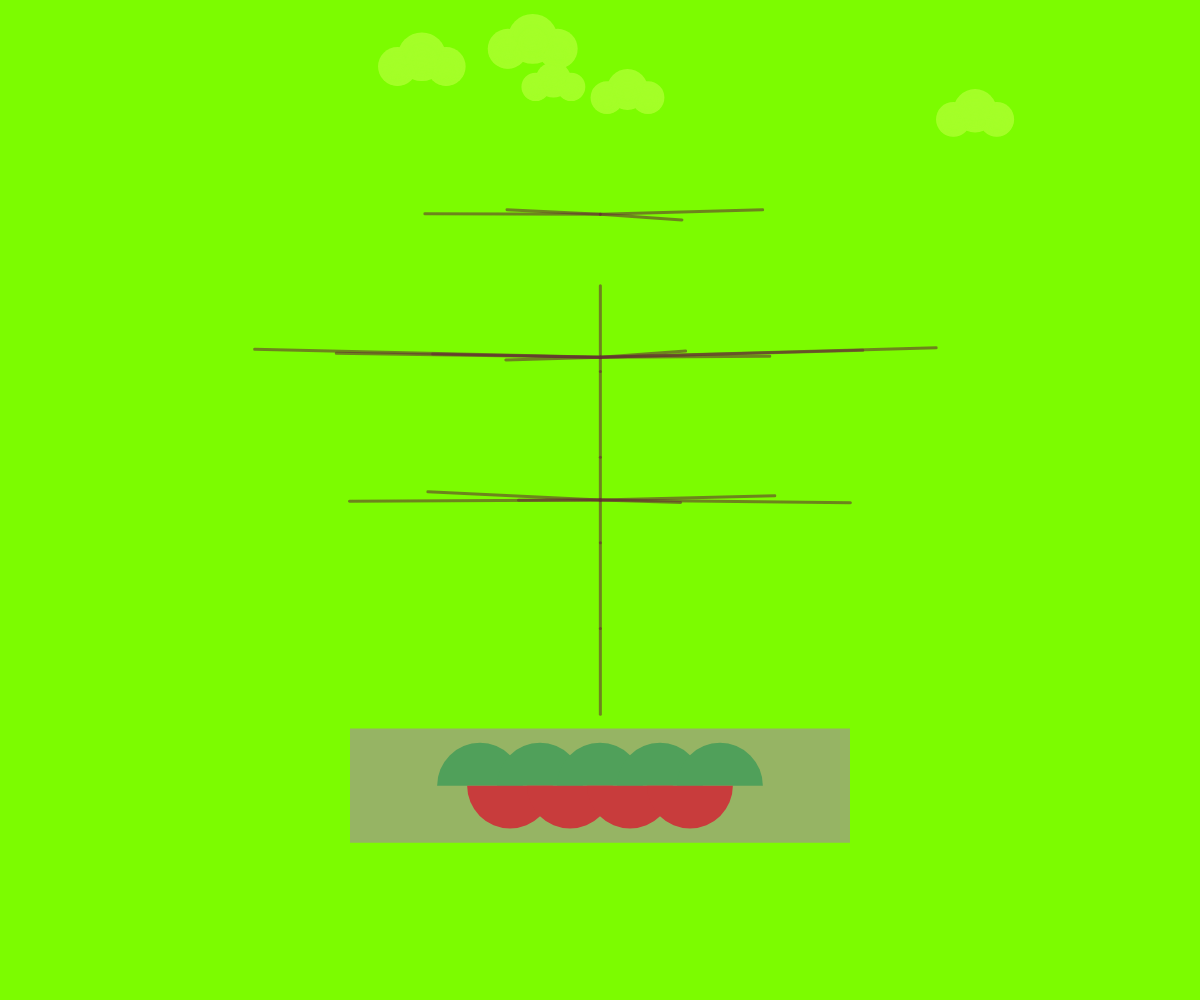
Frame 1 (no input)
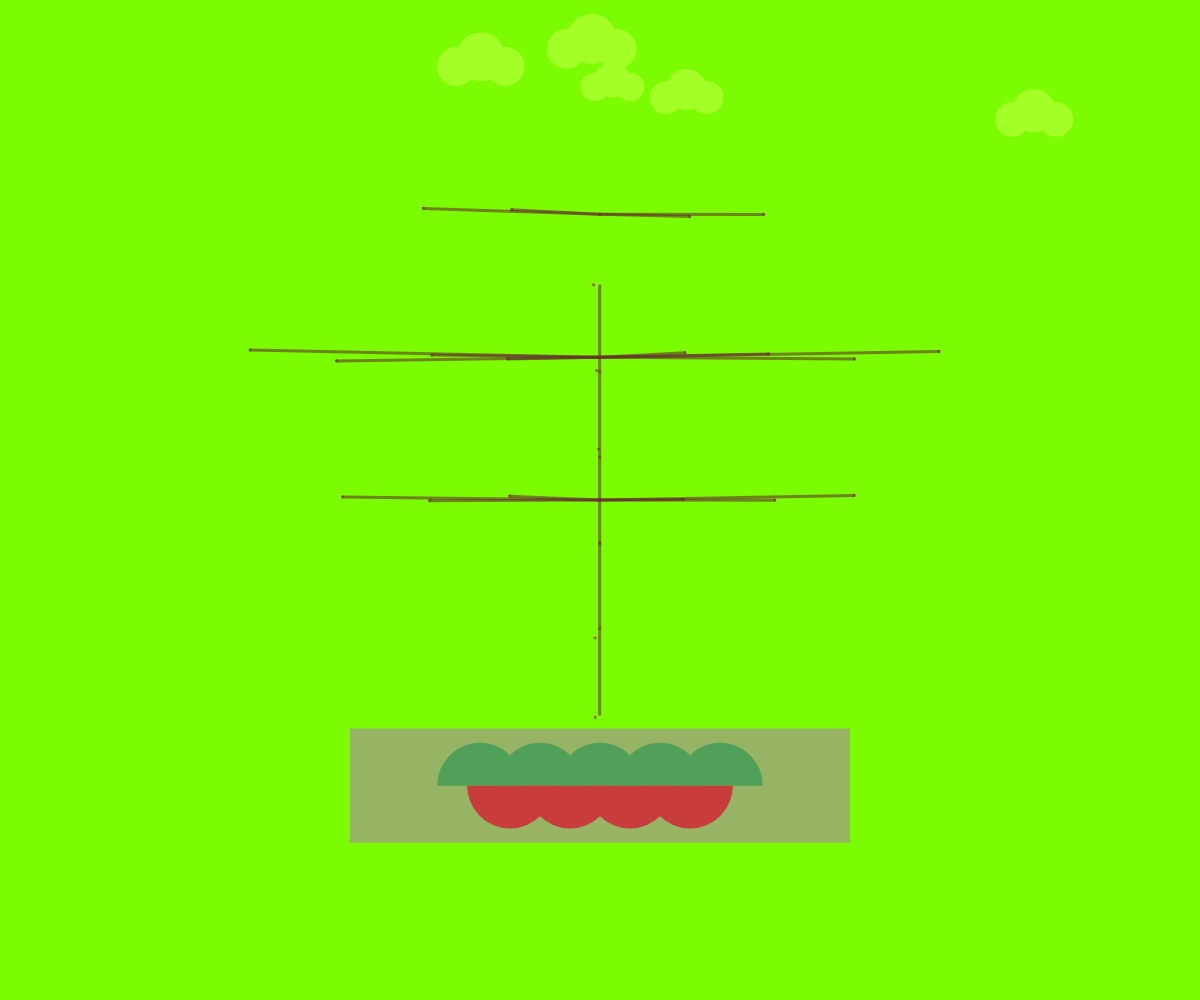
Frame 60 (no input)
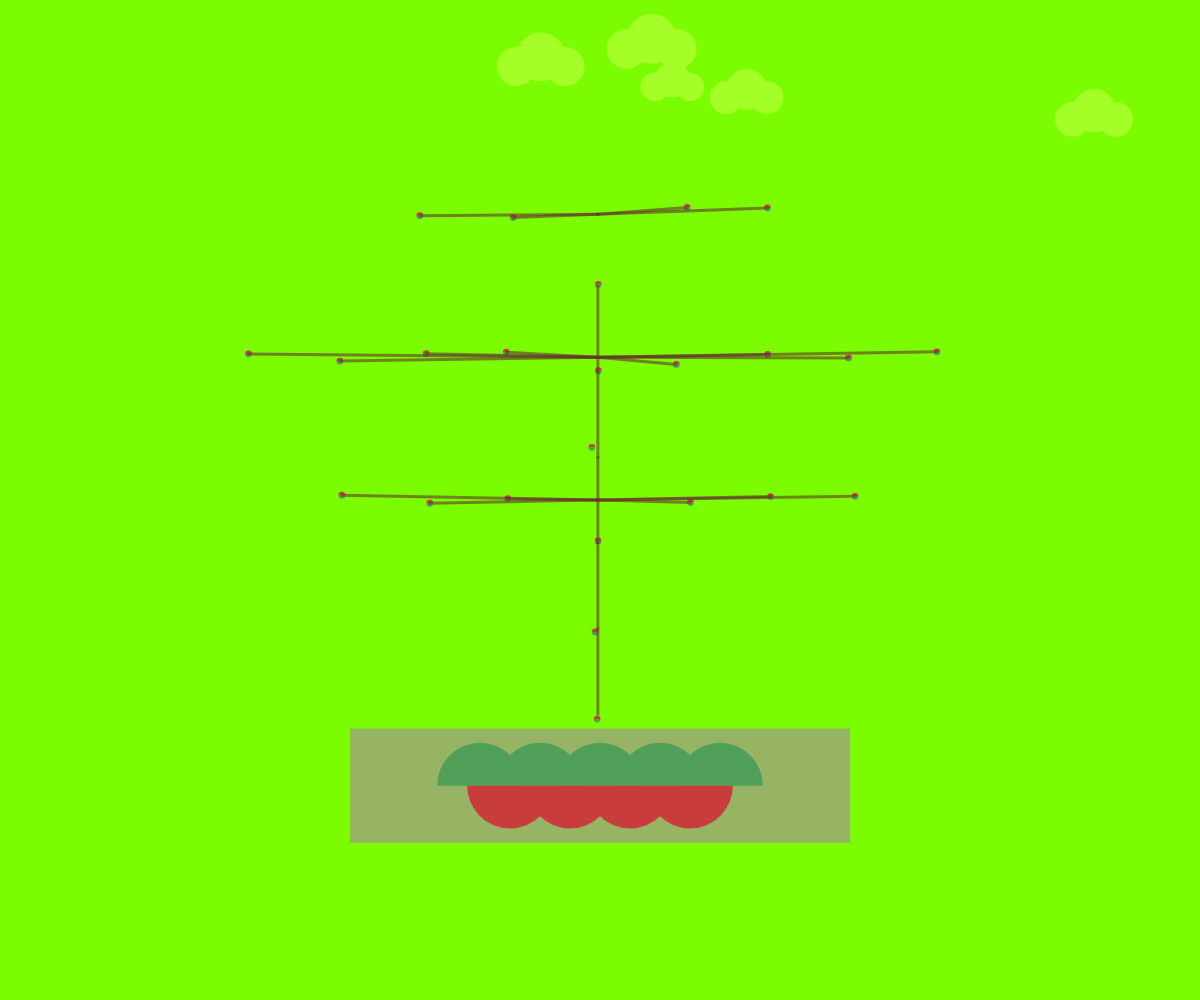
Frame 120 (the mouse pressed at the canvas centre since frame 60)

The p5.js sketch that drew these frames (run headless with seeded random() and noise() and a simulated clock; from frame 60 on, the mouse is pressed at the canvas centre):

// p5.js sketch
// ── sketch.js
// Dynamic background color variables
let dayLength = 1000; // Duration of a day (in frames)
let seasonLength = 3000; // Duration of a season (in frames)
let springColor, summerColor, autumnColor, winterColor;

// Tree animation variables
let growthSpeed = 0.4;
let maxSize = 40;
let circleSizes = [];
let noiseOffsets = [];
let swayNoiseOffset; // Noise offset for sway effect

class Cloud {
  constructor(x, y) {
    this.x = x;
    this.y = y;
    this.size = random(windowWidth / 40, windowWidth / 20); // The size of the clouds changes with the size of window
  }

  move() {
    this.x += 1;
    if (this.x > width + this.size) {
      this.x = -this.size;
    }
  }

  show() {
    noStroke();
    
    // Get current background color based on the current season
    let currentBgColor;
    let seasonProgress = (frameCount % seasonLength) / seasonLength;
    
    if (seasonProgress < 0.25) { // Spring
      currentBgColor = springColor;
    } else if (seasonProgress < 0.5) { // Summer
      currentBgColor = summerColor;
    } else if (seasonProgress < 0.75) { // Autumn
      currentBgColor = autumnColor;
    } else { // Winter
      currentBgColor = winterColor;
    }
    
    // Create gradient effect for each cloud element
    for (let i = 0; i <= this.size; i += 2) {
      // Make cloud color lighter than background
      let cloudColor = color(
        min(red(currentBgColor) + 40, 255),
        min(green(currentBgColor) + 40, 255),
        min(blue(currentBgColor) + 40, 255)
      );
      
      // Create gradient from top to bottom
      let alpha = map(i, 0, this.size, 255, 180);
      cloudColor.setAlpha(alpha);
      fill(cloudColor);

      // Draw cloud shapes with gradient
      let yOffset = map(i, 0, this.size, 0, this.size * 0.2);
      ellipse(this.x, this.y + yOffset, this.size - i);
      ellipse(this.x + this.size * 0.5, this.y + this.size * 0.2 + yOffset, (this.size - i) * 0.8);
      ellipse(this.x - this.size * 0.5, this.y + this.size * 0.2 + yOffset, (this.size - i) * 0.8);
    }
  }
}

function setup() {
  createCanvas(windowWidth, windowHeight);

  // Initialize dynamic background colors for seasons
  springColor = color(124, 252, 0); // Spring color (grass green)
  summerColor = color(135, 206, 250); // Summer color (sky blue)
  autumnColor = color(255, 215, 0); // Autumn color (golden yellow)
  winterColor = color(255, 255, 255); // Winter color (white)

  // Initialize tree parameters
  let totalCircles = 6 + 4 * 2 + 3 * 2 + 2 * 2;
  swayNoiseOffset = random(1000); // Initialize noise offset for sway effect
  for (let i = 0; i < totalCircles; i++) {
    circleSizes.push(0);          // Initial size of all circles is 0
    noiseOffsets.push(random(1000)); // Random noise offset for each circle
  }

  initaliseClouds();
}

function draw() {
  let scaleFactor = min(windowWidth, windowHeight) / 700; // scaleFactor is used to reshape the sizes of the fruit and the tree as the window grows and shrinks.

  // Set background color based on the current season
  let seasonProgress = (frameCount % seasonLength) / seasonLength;
  if (seasonProgress < 0.25) { // Spring
    background(springColor);
  } else if (seasonProgress < 0.5) { // Summer
    background(summerColor);
  } else if (seasonProgress < 0.75) { // Autumn
    background(autumnColor);
  } else { // Winter
    background(winterColor);
  }

  // Clouds move across the window
  for (let cloud of clouds) {
    cloud.move();
    cloud.show();
  }

  // Draw tree animation
  drawBaseStructure(scaleFactor);
  drawCircles(scaleFactor);

  // Control growth of circle sizes
  for (let i = 0; i < circleSizes.length; i++) {
    let growthFactor;
    if (seasonProgress < 0.25) { // Spring
      growthFactor = 0.1; // Slow growth in spring
    } else if (seasonProgress < 0.5) { // Summer
      growthFactor = 0.5; // Faster growth in summer
    } else if (seasonProgress < 0.75) { // Autumn
      growthFactor = 1.0; // Maximum growth in autumn
    } else { // Winter
      circleSizes[i] = 0; // Apples fall off in winter
      continue;
    }
    if (circleSizes[i] < maxSize * scaleFactor) {
      circleSizes[i] += growthSpeed * growthFactor * scaleFactor;
    }
  }
}

// Draw the base structure (flowerpot)
function drawBaseStructure(scaleFactor) {
  fill(150, 180, 100); // Pot color
  noStroke();
  rectMode(CENTER);
  rect(width / 2, height - 150 * scaleFactor, 350 * scaleFactor, 80 * scaleFactor);

  fill(80, 160, 90); // Green semi-circles
  for (let i = 0; i < 5; i++) {
    arc(width / 2 - 120 + i * 60, height - 150 * scaleFactor, 60 * scaleFactor, 60 * scaleFactor, PI, 0);
  }

  fill(200, 60, 60); // Red semi-circles
  for (let i = 0; i < 4; i++) {
    arc(width / 2 - 90 + i * 60, height - 150 * scaleFactor, 60 * scaleFactor, 60 * scaleFactor, 0, PI);
  }
}

// Draw circles for tree trunk and branches with noise-based sway
function drawCircles(scaleFactor) {
  let currentIndex = 0;
  let circleSize = 50 * scaleFactor;

  drawVerticalCircles(width / 2, height - 200 * scaleFactor, 6, circleSize, currentIndex, scaleFactor);
  currentIndex += 6;

  // Ensure horizontal branches have apples
  drawHorizontalCircles(width / 2, height - 450 * scaleFactor, 4, circleSize, -1, currentIndex, scaleFactor);
  currentIndex += 4;
  drawHorizontalCircles(width / 2, height - 450 * scaleFactor, 4, circleSize, 1, currentIndex, scaleFactor);
  currentIndex += 4;

  drawHorizontalCircles(width / 2, height - 350 * scaleFactor, 3, circleSize, -1, currentIndex, scaleFactor);
  currentIndex += 3;
  drawHorizontalCircles(width / 2, height - 350 * scaleFactor, 3, circleSize, 1, currentIndex, scaleFactor);
  currentIndex += 3;

  drawHorizontalCircles(width / 2, height - 550 * scaleFactor, 2, circleSize, -1, currentIndex, scaleFactor);
  currentIndex += 2;
  drawHorizontalCircles(width / 2, height - 550 * scaleFactor, 2, circleSize, 1, currentIndex, scaleFactor);
}

// Draw vertical circles (trunk) with sway effect
function drawVerticalCircles(x, y, count, size, indexStart, scaleFactor) {
  let sway = map(noise(swayNoiseOffset + frameCount * 0.01), 0, 1, -5 * scaleFactor, 5 * scaleFactor); // Calculate sway

  for (let i = 0; i < count; i++) {
    let noiseX = map(noise(noiseOffsets[indexStart + i] + frameCount * 0.01), 0, 1, -10 * scaleFactor, 10 * scaleFactor);
    let noiseY = map(noise(noiseOffsets[indexStart + i] + 1000 + frameCount * 0.01), 0, 1, -10 * scaleFactor, 10 * scaleFactor);
    let circleSize = circleSizes[indexStart + i];
    drawColoredCircle(x + noiseX + sway, y - i * size * 1.2 + noiseY, circleSize);

    if (i > 0) {
      drawLine(x + sway, y - (i - 1) * size * 1.2, x + sway, y - i * size * 1.2);
    }
  }
}

// Draw horizontal circles (branches) with sway effect
function drawHorizontalCircles(x, y, count, size, direction, indexStart, scaleFactor) {
  let sway = map(noise(swayNoiseOffset + frameCount * 0.01), 0, 1, -5 * scaleFactor, 5 * scaleFactor); // Calculate sway

  for (let i = 0; i < count; i++) {
    let noiseX = map(noise(noiseOffsets[indexStart + i] + frameCount * 0.01), 0, 1, -10 * scaleFactor, 10 * scaleFactor);
    let noiseY = map(noise(noiseOffsets[indexStart + i] + 1000 + frameCount * 0.01), 0, 1, -10 * scaleFactor, 10 * scaleFactor);
    let xPos = x + (i + 1) * size * 1.2 * direction + noiseX + sway; // Adjusting xPos to ensure all branches have apples
    let circleSize = circleSizes[indexStart + i];
    drawColoredCircle(xPos, y + noiseY, circleSize); // Draw apple on branch

    drawLine(x + sway, y, xPos, y + noiseY); // Draw line connecting to the branch
  }
}

// Draw a circle with alternating red and green halves
function drawColoredCircle(x, y, size) {
  noStroke();
  fill(200, 60, 60); // Red top half
  arc(x, y, size, size, PI, 0);
  fill(80, 160, 90); // Green bottom half
  arc(x, y, size, size, 0, PI);
}

// Draw connecting line for branches
function drawLine(x1, y1, x2, y2) {
  stroke(100, 50, 50, 150);
  strokeWeight(3);
  line(x1, y1, x2, y2);
}

// Initialise Clouds
function initaliseClouds() {
  clouds = []; // This clears the existing clouds
  for (let i = 0; i < 5; i++) {
    clouds.push(new Cloud(random(width), random(windowWidth / 40, windowWidth / 10)));
  }
}

// Adjust canvas size on window resize
function windowResized() {
  resizeCanvas(windowWidth, windowHeight);
  initaliseClouds(); // The clouds get reset every time the canvas gets adjusted.
}
